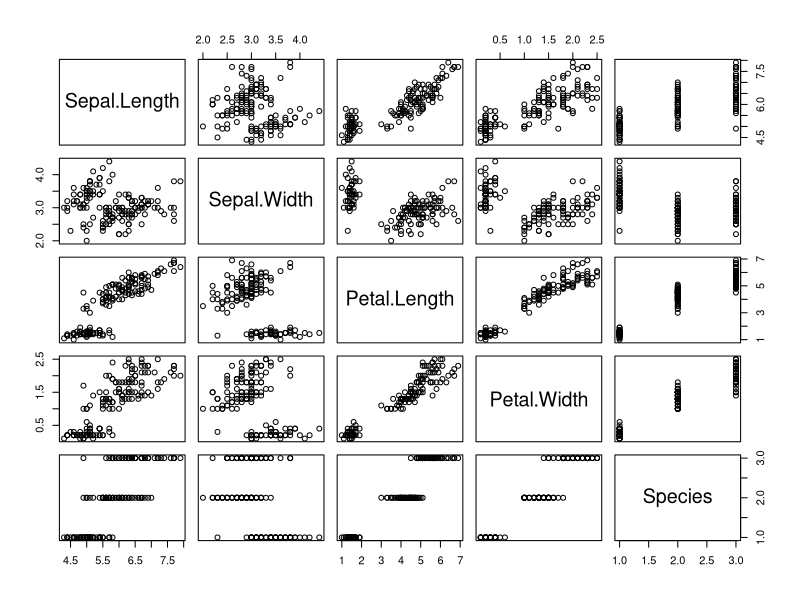
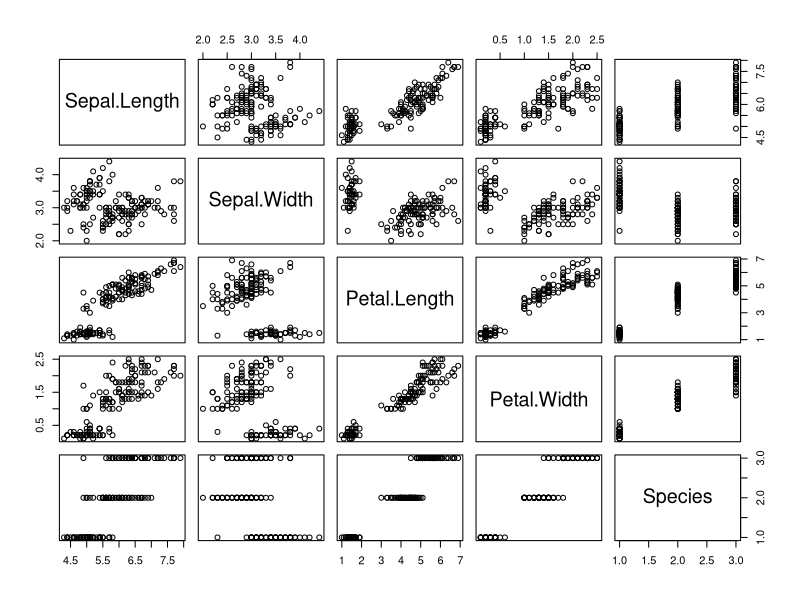
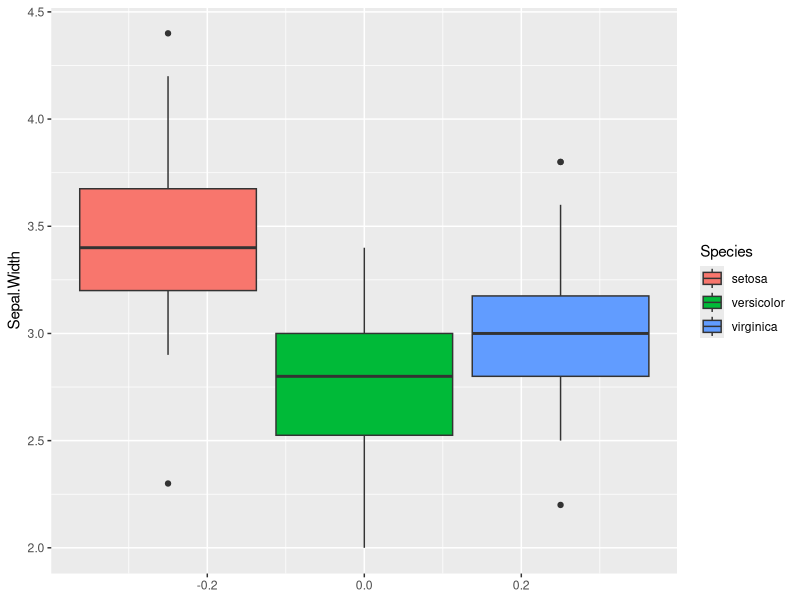
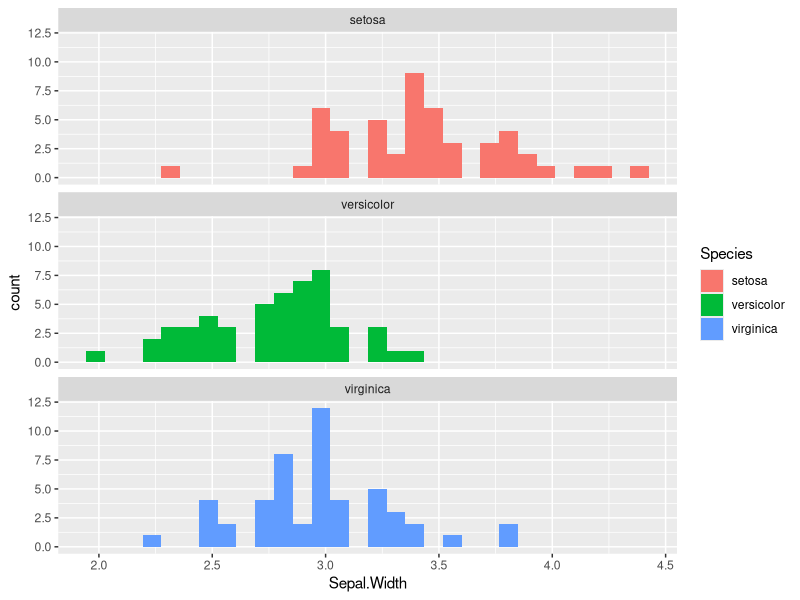
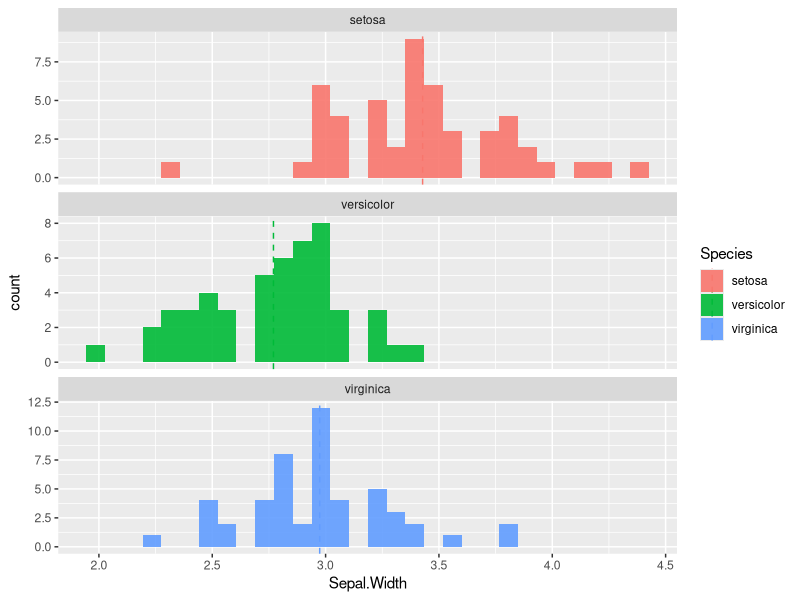
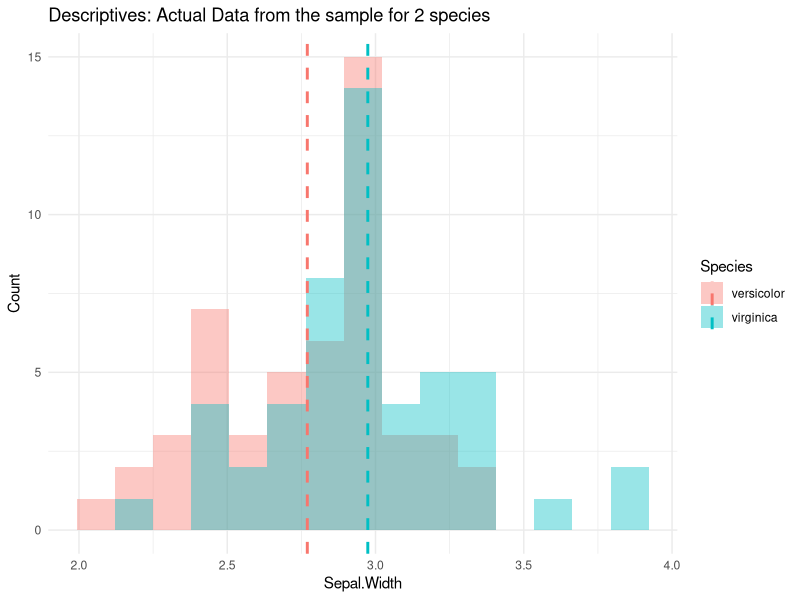
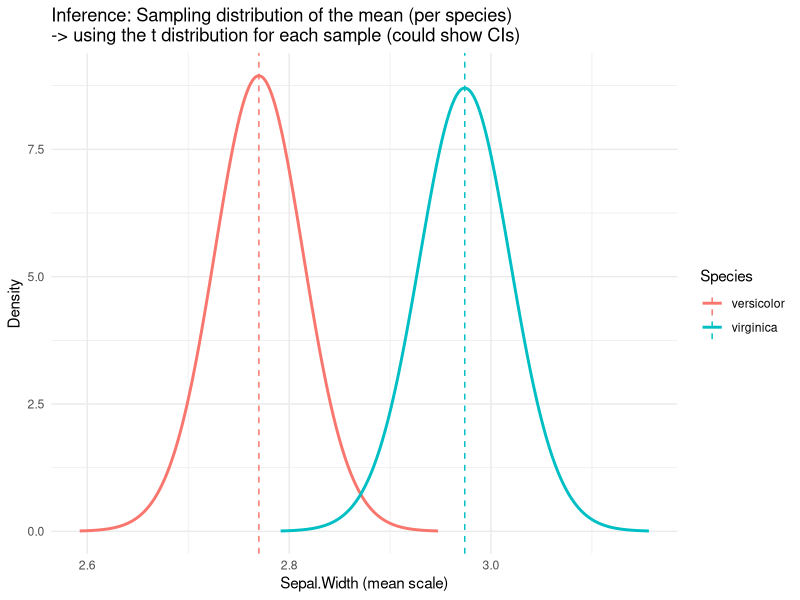
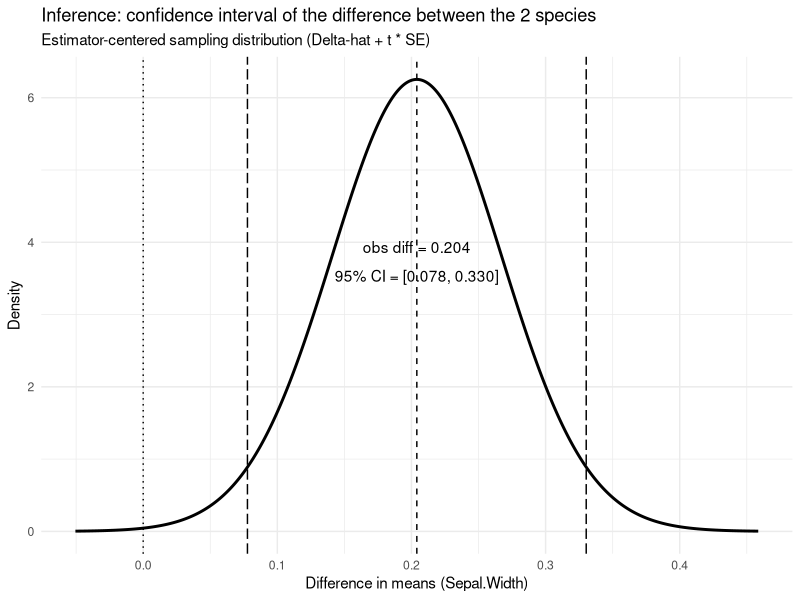

The R script that drew these images, in order:
library(tidyverse)
library(patchwork) # for plotting 

set.seed(123)

# Confidence Intervals & Hypothesis Testing (Student’s t)

#### Toolbox with main functions ####

##### Confidence Intervals #####

# here, we use the iris dataset as an example 
iris

plot(iris) # there are different species, but we will not consider this in the first part of the example

### One sample distribution: CIs of a mean
# Assumes independent and identically distributed (i.d.d) draws; uses t with length(x)-1 df and sd(x)/sqrt(n).
# t.test(x, conf.level = 0.95) and extract the CI from the test object using $conf.int

ci <- t.test(iris$Sepal.Width, conf.level = 0.95)$conf.int
ci                        # [lower, upper]
ci[1]; ci[2]              # extract bounds

# equivalent to:
x  <- iris$Sepal.Width
n  <- length(x)
m  <- mean(x)
se <- sd(x) / sqrt(n)
tcrit <- qt(0.975, df = n - 1) # similar to qnorm we used last week, this time we use the student distribution instead of a normal distribution
c(m - tcrit*se, m + tcrit*se) # again, c is just a way to create a vector object that contains both numbers. Here we don't store it but just print it

# >> already relevant: the ci is dependent on the distribution we want to draw the z(or t, or something else)-scores from (and the se calculation) -> assumptions!!

### For a one-sample proportion
# x = number of successes, n = trials
# prop.test(x, n, conf.level = 0.95)$conf.int   # CI with continuity correction
prop.test(1104, 1824, conf.level = 0.95)$conf.int   # >> look at the help function!

### For a two-sample difference in mean
# t.test(x1, x2, var.equal = FALSE)$conf.int
x1 <- c(2, 7, 2, 8, 10, 5)
x2 <- c(5, 8, 7, 9, 10, 10)

# Welch CI (unequal variances, default)
t.test(x1, x2, var.equal = FALSE)$conf.int

# Student (pooled) CI
t.test(x1, x2, var.equal = TRUE)$conf.int

# Welch = no assumption of equal variance;
# Student = assumes equal variance, slightly narrower CI if true.

# paired t.test

# Difference of paired observations, e.g. before vs after
t.test(x1, x2, paired = TRUE)$conf.int
# or
t.test(x1 - x2)$conf.int   # equivalent
# Assumes differences are approximately normal.

##### Hypothesis Testing: Student’s t #####

### One-sample t-test ###
# Tests whether the sample mean differs from a hypothesized population mean (μtest)
# Assumes i.i.d. draws and approximate normality of the sampling distribution.

# t.test(x, mu = μtest)
t.test(iris$Sepal.Width)   # H0: mean = 0, two-sided alternative by default
t.test(iris$Sepal.Width, mu = 2.99)   # H0: mean = 3, two-sided alternative by default

### Reading the output ###
# >> Each t.test() call reports:
#   t = test statistic t_obs = (mean(x) - μtest) / (sd(x)/√n) for a test with equal variance
#   df = degrees of freedom (n-1)
#   p-value = probability under H₀ (P(|T| ≥ |t_obs|))
#   confidence interval = range of plausible values, (the 95% CI for the mean or mean difference)
#   sample estimates = sample means (or differences)
#
# Note: the CI and the p-value are two views of the same inference.
# If the CI excludes μtest (or 0 for a difference), the p-value < α.

# Check a one-sided alternative:
t.test(iris$Sepal.Width, mu = 3, alternative = "greater")  # H1: mean > 3
t.test(iris$Sepal.Width, mu = 3, alternative = "less")     # H1: mean < 3

# equivalent manual calculation
x  <- iris$Sepal.Width
n  <- length(x)
m  <- mean(x)
se <- sd(x)/sqrt(n)
t_obs <- (m - 3)/se
pval  <- 2*pt(-abs(t_obs), df = n-1)
t_obs; pval

### Two-sample t-tests ###
# Compare means from two independent groups.
# t.test(x1, x2, var.equal = FALSE)  -> Welch test (default, unequal variances)
# t.test(x1, x2, var.equal = TRUE)   -> Student test (equal variances assumed)

x1 <- c(2, 7, 2, 8, 10, 5)
x2 <- c(5, 8, 7, 9, 10, 10)

t.test(x1, x2)                           # Welch two-sided test
t.test(x1, x2, var.equal = TRUE)         # Student (pooled) version

# One-sided alternatives:
t.test(x1, x2, alternative = "greater")  # H1: mean(x1) > mean(x2)
t.test(x1, x2, alternative = "less")     # H1: mean(x1) < mean(x2)

# Equivalent manual computation for Welch’s t
# n1 <- length(x1); n2 <- length(x2)
# s1 <- sd(x1); s2 <- sd(x2)
# m1 <- mean(x1); m2 <- mean(x2)
# SE_diff <- sqrt(s1^2/n1 + s2^2/n2)
# t_obs <- (m1 - m2)/SE_diff
# df_welch <- (s1^2/n1 + s2^2/n2)^2 /
#   ((s1^2/n1)^2/(n1-1) + (s2^2/n2)^2/(n2-1))
# pval <- 2*pt(-abs(t_obs), df = df_welch)
# t_obs; df_welch; pval

### Paired t-test ###
# Used when observations are matched (before–after, twin studies, etc.)
# Tests whether the mean difference (x1 - x2) is zero.

before <- c(3.2, 4.1, 3.8, 3.5, 4.0)
after  <- c(3.6, 4.4, 4.1, 3.7, 4.3)

t.test(before, after, paired = TRUE)     # two-sided by default
t.test(before, after, paired = TRUE, alternative = "greater")  # one-sided

# >> what are the assumptions of all these different tests? t.test with var.equal = T, t.test with var.equal = F?
# -> alternatives can be bootstraps, permutations, or non-parametric tests

# bonus example of a bootstrap ci
B <- 2000
boot_means <- replicate(B, mean(sample(iris$Sepal.Width, replace = TRUE)))
quantile(boot_means, c(0.025, 0.975))         # Percentile CI
# here is a great illustration of a permutation test for 2 samples: https://www.jwilber.me/permutationtest/

# proportion tests:
prop.test(1104, 1824, conf.level = 0.95)
prop.test(523, 1155, conf.level = 0.95)

# two-sample proportion test
# prop.test(c(nYesGrp1, nYesGrp2), c(nTotalGrp1, nTotalGrp2), conf.level = 0.95)
prop.test(c(523, 300), c(1155, 650), conf.level = 0.95)

#### Comparing samples ####

plot(iris)

# compare populations

iris %>% 
  ggplot(aes(y = Sepal.Width, fill = Species))+
  geom_boxplot()

iris %>% 
  ggplot(aes(x = Sepal.Width, fill = Species))+
  geom_histogram(position = "identity")+
  facet_wrap(~Species, nrow = 3)

means <- iris %>% 
  group_by(Species) %>% 
  summarise(m = mean(Sepal.Width, na.rm = TRUE))

iris %>% 
  ggplot(aes(x = Sepal.Width, fill = Species)) +
  geom_histogram(position = "identity", alpha = 0.9) +
  facet_wrap(~Species, nrow = 3, scales = "free_y") +
  geom_vline(data = means, aes(xintercept = m, colour = Species),
             linetype = "dashed")

# how do we test whether two species have a different mean for that variable in the example?
# essentially we do an inference on the distribution of the mean of the original population from which these samples were drawn from:

# use the help to look at what t.test() does (e.g. what is the default behavior & assumptions? paired samples? equal variance?)
# >> t.test isn't actually a simple student t-test by default...

t.test(iris %>% #sample1
         filter(Species == "versicolor") %>% 
         pull(Sepal.Width),
       iris %>% #sample2
         filter(Species == "virginica") %>% 
         pull(Sepal.Width)
       )

t.test(iris %>% #sample1
         filter(Species == "virginica") %>% 
         pull(Sepal.Width),
       iris %>% #sample2
         filter(Species != "virginica") %>% 
         pull(Sepal.Width)
)

t.test(iris %>% #sample1
         filter(Species == "virginica") %>% 
         pull(Sepal.Width),
       iris %>% #sample2
         filter(Species != "virginica") %>% 
         pull(Sepal.Width),
       alternative = "greater"
)

t.test(iris %>% #sample1
         filter(Species == "virginica") %>% 
         pull(Sepal.Width),
       iris %>% #sample2
         filter(Species != "virginica") %>% 
         pull(Sepal.Width),
       alternative = "less"
)

#### Proportion test with 2 samples ####

## Two sample proportion test
titanicDataset <- as.data.frame(Titanic)

# here I take my dataset and calculate the number of survivors and total number of people for Male and Female
proportionDataset <- titanicDataset %>% 
  group_by(Sex) %>% 
  summarize(totalNumber = sum(Freq),
            survived = sum(Freq[Survived == "Yes"]))

# put the numbers into specific objects using filter
survived_male <- proportionDataset %>% filter(Sex == "Male") %>% pull(survived)
total_male <- proportionDataset %>% filter(Sex == "Male") %>% pull(totalNumber)
survived_female <- proportionDataset %>% filter(Sex == "Female") %>% pull(survived)
total_female <- proportionDataset %>% filter(Sex == "Female") %>% pull(totalNumber)

# Perform the two-sample proportion test
prop.test(x = c(survived_male, survived_female), 
          n = c(total_male, total_female), 
          alternative = "two.sided") # here I keep the alternative attribute but it is the default anyway


# >> it is fairly easy to run a t.test (welch, proportion, or other 1 or 2 sample, one or two sided tests)
# >> what might be more complicated, is to understand what a test actually does. 
# >> the following code, and resulting plots are meant to explore concepts that go from
# >> the description of 2 plant samples (and the width of their sepal)
# >> to the test statistic that evaluates how likely the two samples are coming from different populations.

# >> I would like to spend some time discussing the final plot. If one concept is not clear to you, maybe the code can help clarify it. 
# >> if the code doesn't help, you can talk to us, go back to Agresti, or use a ChatBot to explain it.

#### Visualizing how a t.test works #### 
# pick the two species to compare
pair <- c("virginica","versicolor")

dat2 <- iris %>% filter(Species %in% pair)

# Welch t-test on Sepal.Width
t.test(Sepal.Width ~ Species, data = dat2)

# Per-species summaries
summ <- dat2 %>% 
  group_by(Species) %>% 
  summarise(n = dplyr::n(),
            mean = mean(Sepal.Width),
            sd = sd(Sepal.Width),
            se = sd/sqrt(n),
            df = n - 1)

p0 <- dat2 %>% 
  ggplot(aes(x = Sepal.Width, fill = Species)) +
  geom_histogram(position = "identity", alpha = 0.4, bins = 15) +
  geom_vline(data = summ, aes(xintercept = mean, colour = Species),
             linetype = "dashed", linewidth = 1)+
  labs(title= "Descriptives: Actual Data from the sample for 2 species",
       y = "Count") +
  theme_minimal()

p0

# 1) Per-species sampling distribution of the mean:
#    X = mean + t * se,   f_X(x) = dt(t, df)/se
tgrid <- tibble(t = seq(-4, 4, length.out = 501))
mean_dens <- summ %>% 
  crossing(tgrid) %>%
  mutate(x = mean + t*se,
         density = dt(t, df)/se)

p1 <- ggplot(mean_dens, aes(x = x, y = density, color = Species)) +
  geom_line(linewidth = 1) +
  geom_vline(data = summ, aes(xintercept = mean, color = Species), linetype = "dashed") +
  labs(title = "Inference: Sampling distribution of the mean (per species)\n-> using the t distribution for each sample (could show CIs)",
       x = "Sepal.Width (mean scale)", y = "Density") +
  theme_minimal()

p1


# ### optional: plotting the CIs calculated for each sample (each have their own se, degrees of freedom, etc)
# 
# # compute 95% t-based CIs (updates your existing `summ`)
# summ <- summ %>%
#   mutate(tcrit = qt(0.975, df),      # two-sided 95% -> 0.975
#          ci_half = tcrit * se,
#          lower = mean - ci_half,
#          upper = mean + ci_half)
# 
# # add CI endpoints as dotted vertical lines to the existing p1
# p1_with_cis <- p1 +
#   geom_vline(data = summ, aes(xintercept = lower, color = Species), linetype = "dotted", linewidth = 1.5) +
#   geom_vline(data = summ, aes(xintercept = upper, color = Species), linetype = "dotted", linewidth = 1.5)
# 
# # show it
# p1_with_cis


# 2) Sampling distribution of the mean difference (Welch):
#    D = (m1 - m2) + t * SE_diff,  df = Welch-Satterthwaite
s1 <- summ %>% filter(Species == pair[1])
s2 <- summ %>% filter(Species == pair[2])

SE_diff <- sqrt(s1$sd^2/s1$n + s2$sd^2/s2$n)
diff_hat <- s1$mean - s2$mean

# Welch df
df_welch <- (s1$sd^2/s1$n + s2$sd^2/s2$n)^2 /
  ((s1$sd^2/s1$n)^2/(s1$n-1) + (s2$sd^2/s2$n)^2/(s2$n-1))

tgrid2 <- tibble(t = seq(-4, 4, length.out = 1000))
diff_dens <- tgrid2 %>%
  transmute(x = diff_hat + t*SE_diff,
            density = dt(t, df = df_welch)/SE_diff)

# 95% CI via Welch t
tcrit   <- qt(0.975, df = df_welch)
ci_low  <- diff_hat - tcrit * SE_diff
ci_high <- diff_hat + tcrit * SE_diff

p2 <- ggplot(diff_dens, aes(x = x, y = density)) +
  geom_line(linewidth = 1) +
  geom_vline(xintercept = 0, linetype = "dotted") +      # null difference
  geom_vline(xintercept = diff_hat, linetype = "dashed") +# observed diff
  geom_vline(xintercept = c(ci_low, ci_high), linetype = "longdash") +  # 95% CI
  annotate("text",
           x = diff_hat, y = max(diff_dens$density)*0.6,
           vjust = -0.6, label = sprintf("obs diff = %.3f", diff_hat)) +
  annotate("text",
           x = (ci_low + ci_high)/2, y = max(diff_dens$density)*0.6,
           vjust = 1.8, label = sprintf("95%% CI = [%.3f, %.3f]", ci_low, ci_high)) +
  labs(
    title = "Inference: confidence interval of the difference between the 2 species",
    subtitle = "Estimator-centered sampling distribution (Delta-hat + t * SE)",
    x = "Difference in means (Sepal.Width)", y = "Density"
  ) +
  theme_minimal()

p2

## again, compare with the t.test from the function:
t.test(Sepal.Width ~ Species, data = dat2)   



t_obs <- diff_hat / SE_diff
pval  <- 2 * pt(-abs(t_obs), df = df_welch)

tgrid3 <- tibble(t = seq(-5, 5, length.out = 2001))
null_dens <- tgrid3 %>%
  transmute(
    t = t,
    density = dt(t, df = df_welch) / SE_diff  # change-of-variables
  )

p3 <- ggplot(null_dens, aes(x = t, y = density)) +
  geom_line(linewidth = 1) +
  geom_area(data = subset(null_dens, t >= t_obs), fill = "red", alpha = 0.25) +
  geom_area(data = subset(null_dens, t <= -t_obs), fill = "red", alpha = 0.25) +
  geom_vline(xintercept = 0, linetype = "dotted") +        # H0 center
  geom_vline(xintercept = t_obs, linetype = "dashed") + # observed diff
  labs(
    title = "Inference + Test: Null distribution of the t-statistic (Welch)",
    subtitle = sprintf("t_obs = %.2f, df = %.1f, two-sided p = %.3g",
                       t_obs, df_welch, pval),
    y = "Density"
  ) +
  theme_minimal()

wrap_plots(p0, p1, p2, p3, ncol = 2)

# >> once we have understood the different steps going through this visualization, we can be more comfortable with typing: t.test(sample1, sample2) line ;)....
t.test(iris %>% #sample1
         filter(Species == "versicolor") %>% 
         pull(Sepal.Width),
       iris %>% #sample2
         filter(Species == "virginica") %>% 
         pull(Sepal.Width)
)
